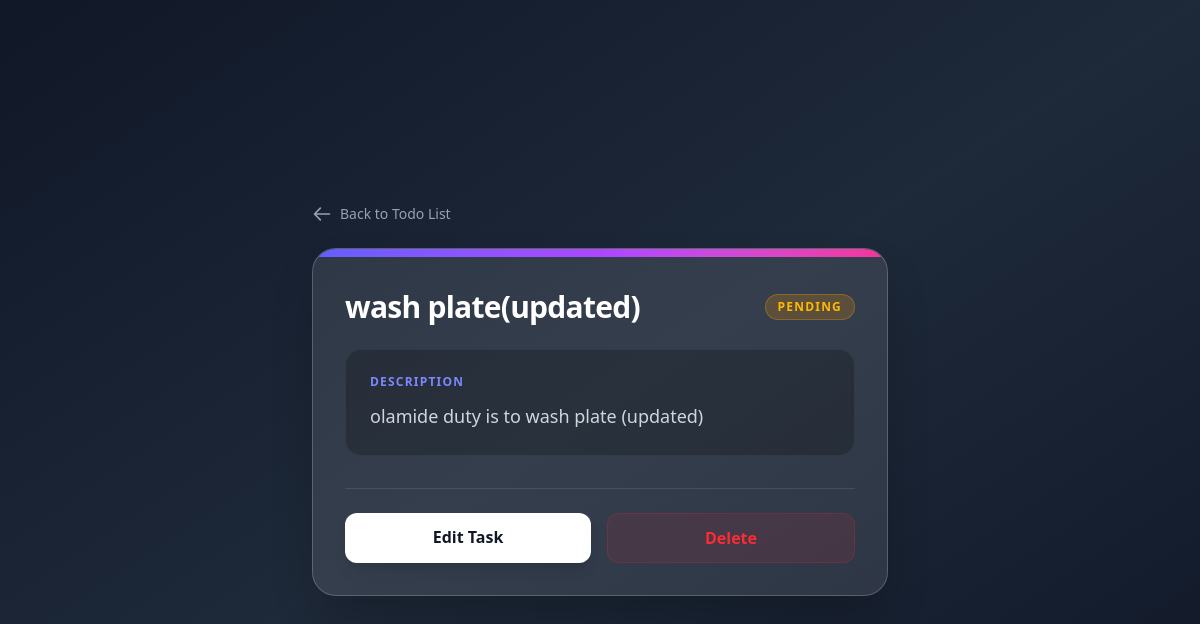
/task/7/ (signed in), run on the app's committed database.
### core/models.py (models this page shows, shortened)
class Task(models.Model):
    user = models.ForeignKey(User,  on_delete=models.CASCADE)
    title = models.CharField(null=True, max_length=200)
    description = models.TextField(null=True, blank=True)
    complete = models.BooleanField(default=False)
    created = models.DateTimeField(auto_now_add=True)

### core/views.py (the view)
# urls.py: path('task/<int:pk>/', TaskDetail.as_view(), name='task-detail'),
@method_decorator(never_cache, name='dispatch')
class TaskDetail(LoginRequiredMixin, DetailView):
    model = Task
    context_object = 'task'
    def get_queryset(self):
        return Task.objects.filter(user=self.request.user)

### core/templates/core/task_detail.html (shortened to what this page needs)
{% extends 'base.html' %}
{% load static %}
{% block main %}
<div class="w-full max-w-xl mx-auto my-10 animate-fade-in">
    <a href="{% url 'tasks' %}" class="inline-flex items-center gap-2 text-gray-400 hover:text-white transition-colors mb-6 group">
        <svg xmlns="http://www.w3.org/2000/svg" class="h-5 w-5 transform group-hover:-translate-x-1 transition-transform" fill="none" viewBox="0 0 24 24" stroke="currentColor">
            <path stroke-linecap="round" stroke-linejoin="round" stroke-width="2" d="M10 19l-7-7m0 0l7-7m-7 7h18" />
        </svg>
        <span class="text-sm font-medium">Back to Todo List</span>
    </a>
    <div class="bg-white/10 backdrop-blur-xl rounded-3xl border border-white/20 shadow-2xl overflow-hidden">
        <div class="h-2 w-full bg-gradient-to-r from-indigo-500 via-purple-500 to-pink-500"></div>
        <div class="p-8">
            <div class="flex items-center justify-between mb-6">
                <h1 class="text-3xl font-extrabold text-white tracking-tight">
                    {{ task.title }}
                </h1>
                {% if task.complete %}
                    <span class="px-3 py-1 bg-emerald-500/20 text-emerald-400 border border-emerald-500/30 rounded-full text-xs font-bold uppercase tracking-widest">
                        Completed
                    </span>
                {% else %}
                    <span class="px-3 py-1 bg-amber-500/20 text-amber-400 border border-amber-500/30 rounded-full text-xs font-bold uppercase tracking-widest">
                        Pending
                    </span>
                {% endif %}
            </div>
            <div class="bg-black/20 rounded-2xl p-6 border border-white/5">
                <h3 class="text-indigo-400 text-xs font-bold uppercase tracking-widest mb-3">Description</h3>
                <p class="text-gray-300 leading-relaxed text-lg">
                    {% if task.description %}
                        {{ task.description }}
                    {% else %}
                        <span class="italic text-gray-500 text-base font-normal">No description provided for this task.</span>
                    {% endif %}
                </p>
            </div>
            <div class="mt-8 pt-6 border-t border-white/10 flex gap-4">
                <a href="{% url 'task-update' task.id %}" class="flex-1 text-center bg-white hover:bg-gray-200 text-gray-900 font-bold py-3 rounded-xl transition shadow-lg transition-transform active:scale-95">
                    Edit Task
                </a>
                <a href="{% url 'task-delete' task.id %}" class="flex-1 text-center bg-red-500/10 hover:bg-red-500/20 text-red-500 border border-red-500/20 font-bold py-3 rounded-xl transition active:scale-95">
                    Delete
                </a>
            </div>
        </div>
    </div>
</div>
{% endblock %}

### core/templates/core/task_detail.html (style rules this page uses)
.animate-fade-in { animation: fade-in 0.4s ease-out forwards; }

### data on the page
Task: title "wash plate(updated)", description "olamide duty is to wash plate (updated)"
